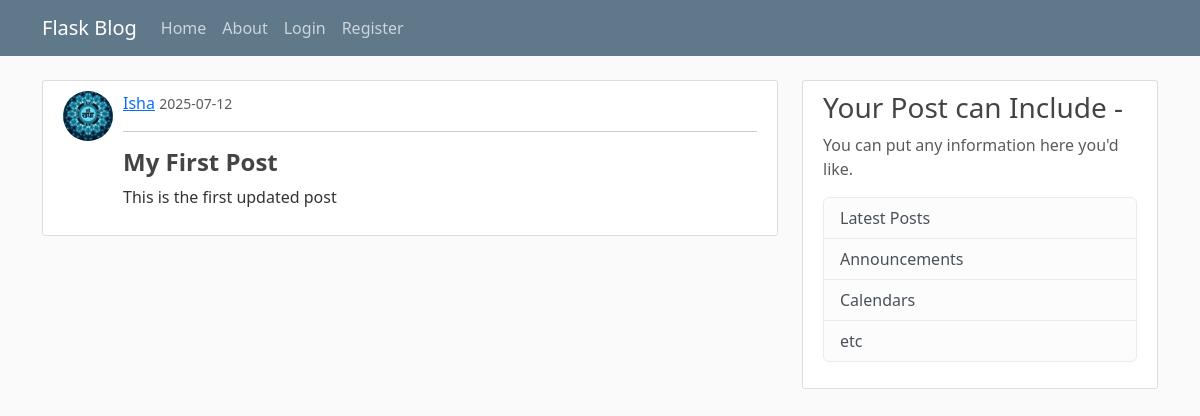
/post/1, run on the app's committed database.
### flaskblog/models.py (models this page shows, shortened)
class User(db.Model, UserMixin):
    id = db.Column(db.Integer, primary_key = True)
    username = db.Column(db.String(20), unique=True, nullable = False)
    email = db.Column(db.String(50), unique=True, nullable = False)
    image_file = db.Column(db.String(20), nullable = False, default = 'default.jpg')
    password = db.Column(db.String(60), nullable = False)
    posts = db.relationship('Post', backref='author', lazy = True) #backref is like adding column to post model

class Post(db.Model):
    id = db.Column(db.Integer, primary_key = True)
    title = db.Column(db.String(50), nullable = False)
    date_posted = db.Column(db.DateTime, nullable=False, default=lambda: datetime.now(timezone.utc))
    content = db.Column(db.Text, nullable = False)
    user_id = db.Column(db.Integer, db.ForeignKey('user.id'), nullable = False   )

### flaskblog/posts/routes.py (the view)
@posts.route('/post/<int:post_id>')
def post(post_id):
    post = Post.query.get_or_404(post_id)
    return render_template('post.html', title = post.title, post = post)

### flaskblog/templates/post.html (shortened to what this page needs)
{% extends "layout.html" %}
    {% block content %}
    <article class="media content-section">
    <img class="rounded-circle article-img" src="{{ url_for('static', filename='profile_pics/' + post.author.image_file) }}">
    <div class="media-body">
        <div class="article-metadata">
        <div>
            <a class="mr-2" href="#">{{ post.author.username }}</a>
            <small class="text-muted">{{ post.date_posted.strftime('%Y-%m-%d') }}</small>
            <hr>
        </div>
        </div>
        <h2 class = "article-title">{{ post.title }}</h2>
        <p class="article-content">{{ post.content }}</p>
    </div>
    </article>
    {% endblock content %}

### flaskblog/static/main.css (style rules this page uses)
body { background: #fafafa; color: #333333; margin-top: 5rem; }
h1, h2, h3, h4, h5, h6 { color: #444444; }
.content-section { background: #ffffff; padding: 10px 20px; border: 1px solid #dddddd; border-radius: 3px; margin-bottom: 20px; }
.article-img { height: 50px; width: 50px; object-fit: cover; border-radius: 50%; margin-right: 10px; }
.media { display: flex; align-items: flex-start; }
.media-body { flex: 1; }
.article-metadata { margin-bottom: 10px; }
.article-title { font-size: 1.5rem; font-weight: bold; }
.article-content { font-size: 1rem; }

### data on the page
User: image_file (picture), author.username "Isha"
Post: date_posted "2025-07-12", title "My First Post", content "This is the first updated post"
